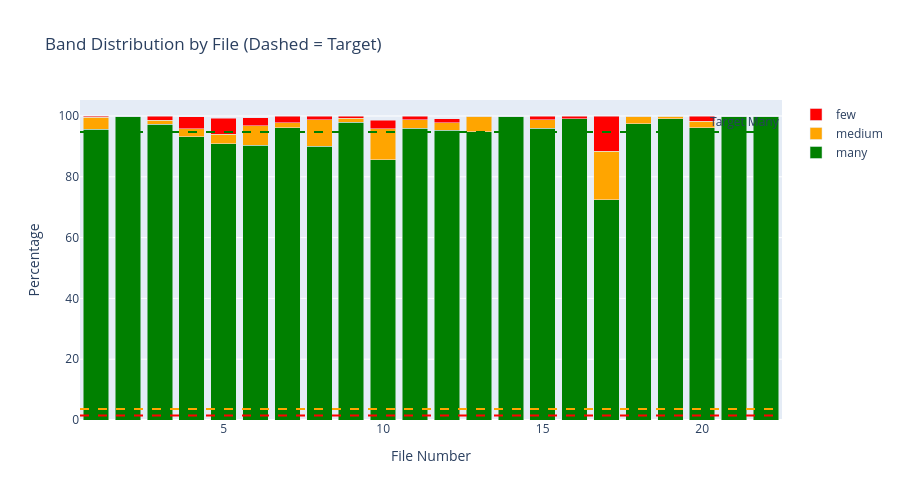

Notebook code for this chart:
### Markdown cell above
## 4. Visualize File Characteristics

### Code cell
# Band distribution by file
fig = go.Figure()

for band, color in [('many_pct', 'green'), ('medium_pct', 'orange'), ('few_pct', 'red')]:
    fig.add_trace(go.Bar(
        x=file_df['file_num'],
        y=file_df[band],
        name=band.replace('_pct', ''),
        marker_color=color
    ))

# Add target distribution lines
fig.add_hline(y=overall_dist['many'], line_dash='dash', line_color='green', 
              annotation_text='Target Many')
fig.add_hline(y=overall_dist['medium'], line_dash='dash', line_color='orange')
fig.add_hline(y=overall_dist['few'], line_dash='dash', line_color='red')

fig.update_layout(
    title='Band Distribution by File (Dashed = Target)',
    xaxis_title='File Number',
    yaxis_title='Percentage',
    barmode='stack',
    height=500
)
fig.show()

### Figure 1 — Plotly figure (JSON) as saved in the notebook; plotly's stock layout.template omitted (floating-point values rounded to 4 significant figures)
{"data": [{"marker": {"color": "green"}, "name": "many", "type": "bar", "x": [1, 2, 3, 4, 5, 6, 7, 8, 9, 10, 11, 12, 13, 14, 15, 16, 17, 18, 19, 20, 21, 22], "y": [95.58, 100.0, 97.3, 93.21, 90.94, 90.44, 96.09, 89.97, 97.98, 85.57, 95.95, 95.31, 94.83, 100.0, 95.97, 99.1, 72.45, 97.39, 99.16, 96.18, 100.0, 100.0]}, {"marker": {"color": "orange"}, "name": "medium", "type": "bar", "x": [1, 2, 3, 4, 5, 6, 7, 8, 9, 10, 11, 12, 13, 14, 15, 16, 17, 18, 19, 20, 21, 22], "y": [3.942, 0.0, 1.381, 2.537, 3.102, 6.405, 1.77, 8.762, 1.292, 10.23, 2.745, 2.455, 5.018, 0.0, 2.819, 0.0, 15.98, 2.518, 0.8011, 2.153, 0.0, 0.0]}, {"marker": {"color": "red"}, "name": "few", "type": "bar", "x": [1, 2, 3, 4, 5, 6, 7, 8, 9, 10, 11, 12, 13, 14, 15, 16, 17, 18, 19, 20, 21, 22], "y": [0.475, 0.0, 1.285, 3.952, 5.139, 2.65, 2.138, 1.15, 0.7067, 2.869, 1.281, 1.413, 0.1495, 0.0, 1.208, 0.8565, 11.57, 0.09325, 0.03483, 1.632, 0.0, 0.0]}], "layout": {"annotations": [{"showarrow": false, "text": "Target Many", "x": 1, "xanchor": "right", "xref": "x domain", "y": 94.74, "yanchor": "bottom", "yref": "y"}], "barmode": "stack", "height": 500, "shapes": [{"line": {"color": "green", "dash": "dash"}, "type": "line", "x0": 0, "x1": 1, "xref": "x domain", "y0": 94.74, "y1": 94.74, "yref": "y"}, {"line": {"color": "orange", "dash": "dash"}, "type": "line", "x0": 0, "x1": 1, "xref": "x domain", "y0": 3.631, "y1": 3.631, "yref": "y"}, {"line": {"color": "red", "dash": "dash"}, "type": "line", "x0": 0, "x1": 1, "xref": "x domain", "y0": 1.456, "y1": 1.456, "yref": "y"}], "title": {"text": "Band Distribution by File (Dashed = Target)"}, "xaxis": {"title": {"text": "File Number"}}, "yaxis": {"title": {"text": "Percentage"}}}}
